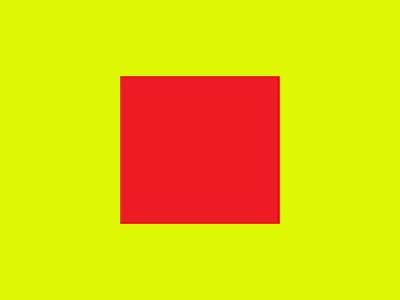
%> input picture kirmizi_kare.png, 400 x 300 px
$ octave untitled3.m   (GNU Octave 9; MATLAB toolbox functions it lacks are replaced by stand-ins)
%> lines starting %> are read from the running program, lines starting %| are printed output that depends on the picture; in (x1, y1, x2, y2) boxes, pixels count from 0 and x2, y2 are one past the last pixel; in counts of white or black regions, pixels touching at a corner belong together; the program's own positions count from 1
rK=imread("kirmizi_kare.png")
%> rK is the input picture: size 300x400x3 uint8; mean R, G, B 224.9, 203.9, 10.9
bK=imread("mavi_kare.png")
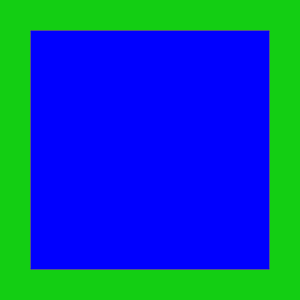
%> input picture mavi_kare.png, 300 x 300 px
%> bK is the input picture: size 300x300x3 uint8; mean R, G, B 7.7, 75.1, 168.7
bU=imread("mavi_ucgen.png")
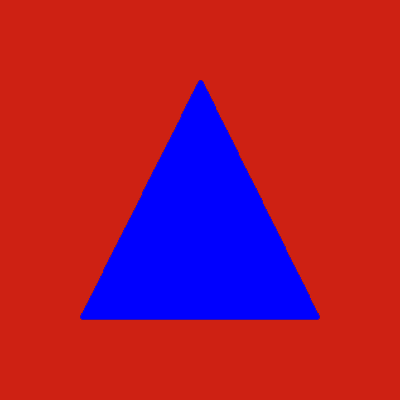
%> input picture mavi_ucgen.png, 400 x 400 px
%> bU is the input picture: size 400x400x3 uint8; mean R, G, B 168.1, 26.9, 62.3
yD=imread("sari_daire.png")
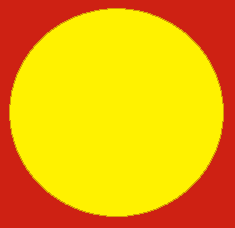
%> input picture sari_daire.png, 235 x 228 px
%> yD is the input picture: size 228x235x3 uint8; mean R, G, B 237.6, 169.1, 6.6
gU=imread("yesil_ucgen.png")
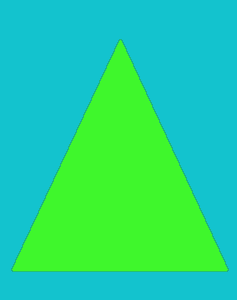
%> input picture yesil_ucgen.png, 237 x 300 px
%> gU is the input picture: size 300x237x3 uint8; mean R, G, B 34.7, 213.3, 147.5
resim=imread("resim.png")
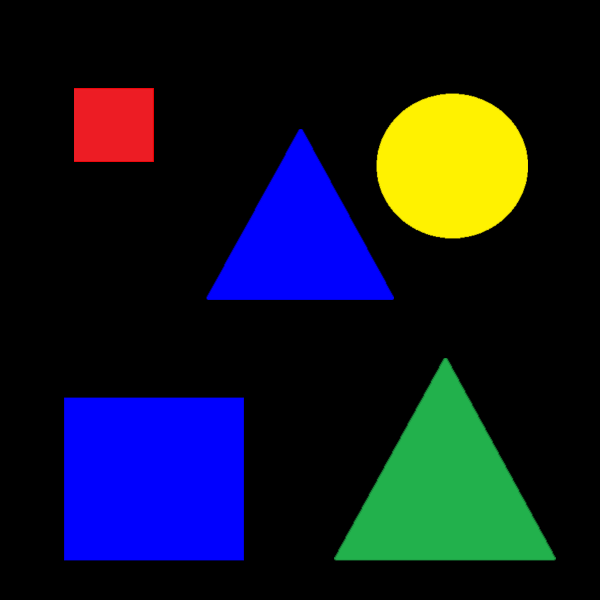
%> input picture resim.png, 1200 x 1200 px (shown at 1/2 size)
%> resim is the input picture: size 1200x1200x3 uint8; mean R, G, B 18.2, 23.3, 37.8

% kırmızı kare

subplot(1,2,1)
imshow(rK)
xlabel('orijinal resim')
hsvI = rgb2hsv(rK);
%> hsvI: size 300x400x3 double; mean H, S, V 0.338, 0.961, 0.961
I=rK;
   hueI = round(hsvI(:,:,1)*360);
   satI = hsvI(:,:,2);
   valI = hsvI(:,:,3);
red = ((hueI<=30)|(hueI>330));
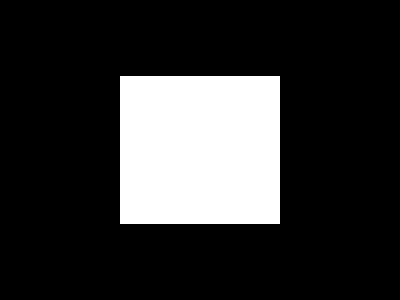
%> red: size 300x400 logical; 19.7% white; 1 white region, box (x1, y1, x2, y2) and area: (120, 76, 280, 224) 23680
Id1=double(I(:,:,1)).*red;
Id2=double(I(:,:,2)).*red;
Id3=double(I(:,:,3)).*red;
Id(:,:,1)=Id1;
Id(:,:,2)=Id2;
Id(:,:,3)=Id3;
%> Id: size 300x400x3 double; mean H, S, V 46.7, 5.6, 6.9
Id=uint8(Id);
%> Id: size 300x400x3 uint8; mean H, S, V 46.7, 5.6, 6.9
subplot(1,2,2)
imshow(Id)
xlabel('Kırmızı Kare Tespiti')


% mavi kare
subplot(1,2,1)
imshow(bK)
xlabel('orijinal resim')
hsvI = rgb2hsv(bK);
%> hsvI: size 300x300x3 double; mean H, S, V 0.546, 0.96, 0.926
I=bK;
   hueI = round(hsvI(:,:,1)*360);
%> hueI: size 300x300 double
   satI = hsvI(:,:,2);
%> satI: size 300x300 double
   valI = hsvI(:,:,3);
%> valI: size 300x300 double
blue = ((hueI<=270)&(hueI>210));
%> blue: size 300x300 logical; 64% white; 1 black region, box (x1, y1, x2, y2) and area: (0, 0, 300, 300) 32404
Id1=double(I(:,:,1)).*blue;
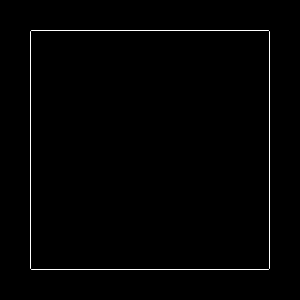
%> Id1: size 300x300 double; min 0, max 80, mean 0.8; drawn with min black and max white
Id2=double(I(:,:,2)).*blue;
%> Id2: size 300x300 double
Id3=double(I(:,:,3)).*blue;
%> Id3: size 300x300 double
%> (the run ends here)
